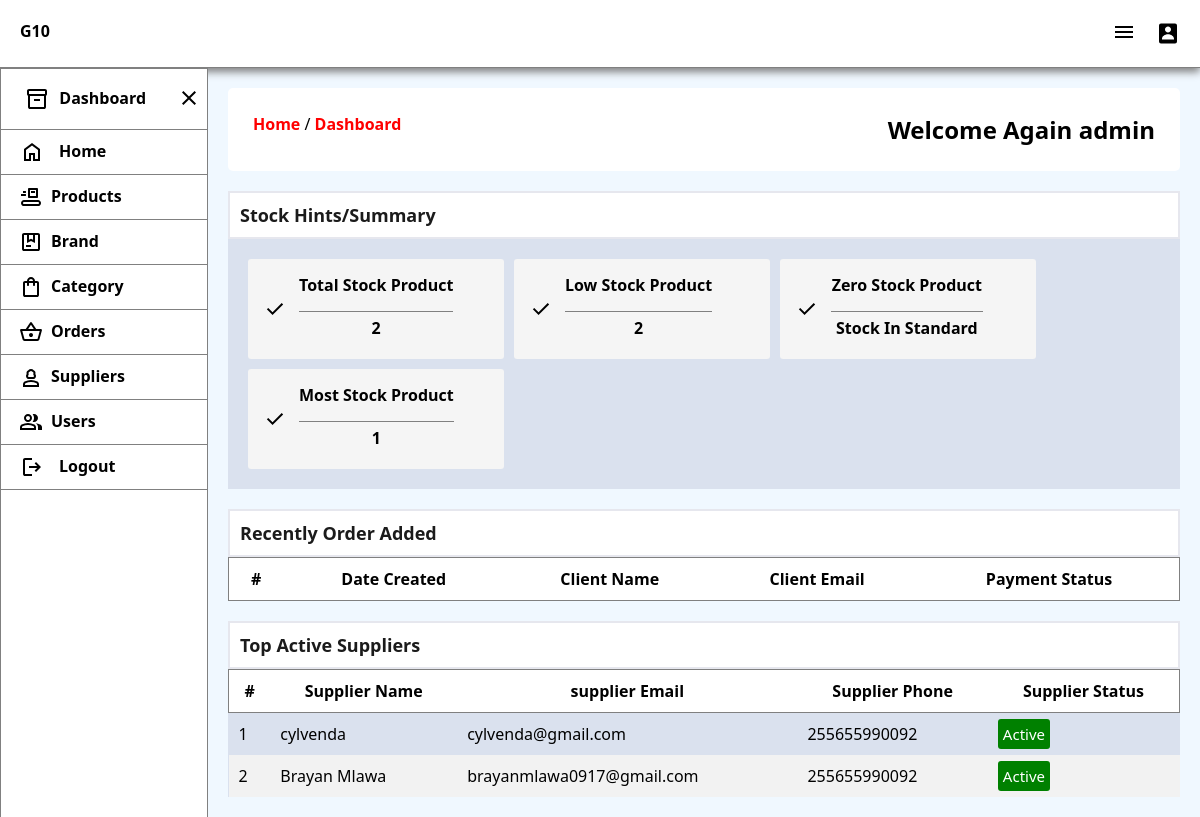
Page /Home/Dashboard (signed in) on the committed database.
### tables this page shows
CREATE TABLE IF NOT EXISTS `suppliers` (
  `supplier_id` int(11) NOT NULL AUTO_INCREMENT,
  `name` varchar(30) NOT NULL,
  `email` varchar(30) NOT NULL,
  `phone` varchar(20) NOT NULL,
  `status` int(11) NOT NULL DEFAULT 1,
  `note` text DEFAULT NULL,
  `date` timestamp NOT NULL DEFAULT current_timestamp(),
  PRIMARY KEY (`supplier_id`)
);

### Home/Dashboard.php (the view, shortened to what this page needs)
<!DOCTYPE html>
<html lang="en">
<?php require_once('../include/cssheader.php'); ?>
<body>
    <?php include '../include/header.php';
    require_once '../include/Nav.php'; ?>
    <main>
        <div class="url">
            <span>
                <a href="Dashboard">Home</a> / <a href="Dashboard">Dashboard</a>
            </span>
            <span>
                <h2>Welcome Again <?php echo $_SESSION['name'] ?></h2>
            </span>
        </div>
        <div class="main-container">
            <div class="boxes">
                <h3>Stock Hints/Summary</h3>
                <div class="boxes-box">
                    <div class="box ">
                        <img src="../img/icons/check.svg" alt="">
                        <div class="details">
                            <p><b>Total Stock Product</b></p>
                            <p class="count"><?php
                            $sql = mysqli_query($conn, "SELECT * FROM products");
                            $count = mysqli_num_rows($sql);
                            if ($count >= 1) {
                                echo $count;
                            } else {
                                echo 'No Product';
                            }
                            ?>
                            </p>
                        </div>
                    </div>
                    <div class="box tomato">
                        <img src="../img/icons/check.svg" alt="">
                        <div class="details">
                            <p><b>Low Stock Product</b></p>
                            <p class="count"><?php
                            $sql = mysqli_query($conn, "SELECT * FROM products WHERE quantity < 10 ");
                            $count = mysqli_num_rows($sql);
                            if ($count >= 1) {
                                echo $count;
                            } else {
                                echo 'Stock In Standard';
                            }
                            ?>
                        </div>
                    </div>
                    <div class="box red">
                        <img src="../img/icons/check.svg" alt="">
                        <div class="details">
                            <p><b>Zero Stock Product</b></p>
                            <p class="count"><?php
                            $sql = mysqli_query($conn, "SELECT * FROM products WHERE quantity < 0 ");
                            $count = mysqli_num_rows($sql);
                            if ($count >= 1) {
                                echo $count;
                            } else {
                                echo 'Stock In Standard';
                            }
                            ?>
                        </div>
                    </div>
                    <div class="box green">
                        <img src="../img/icons/check.svg" alt="">
                        <div class="details">
                            <p><b>Most Stock Product</b></p>
                            <p class="count"><?php
                            $sql = mysqli_query($conn, "SELECT MAX(quantity) FROM products ");
                            $count = mysqli_num_rows($sql);
                            echo $count;
                            ?>
                        </div>
                    </div>
                </div>
            </div>
            <div class="boxes">
                <h3>Recently Order Added</h3>
                <div class="table-container">
                    <table>
                        <thead>
                            <tr>
                                <th>#</th>
                                <th>Date Created</th>
                                <th>Client Name</th>
                                <th>Client Email</th>
                                <th>Payment Status</th>
                            </tr>
                        </thead>
                    </table>
                </div>
            </div>
            <div class="boxes">
                <h3> Top Active Suppliers </h3>
                <div class="table-container">
                    <table>
                        <thead>
                            <tr>
                                <th>#</th>
                                <th>Supplier Name</th>
                                <th>supplier Email</th>
                                <th>Supplier Phone</th>
                                <th>Supplier Status</th>
                            </tr>
                        </thead>
                        <?php
                        $sql = mysqli_query($conn, "SELECT * FROM suppliers ORDER BY RAND() LIMIT 5 ");
                        while ($row = mysqli_fetch_assoc($sql)) {
                            if ($row['status'] == 1) {
                                $status = '<span class="active">Active</span>';
                            } else {
                                $status = '<span class="inactive">Not Active</span>';
                            }
                            echo '
                            <tr>
                                <td>' . $count++ . '</td>
                                <td>' . $row['name'] . '</td>
                                <td>' . $row['email'] . '</td>
                                <td>' . $row['phone'] . '</td>
                                <td>' . $status . '</td>
                            </tr>';
                        }
                        ?>
                    </table>
                </div>
            </div>
        </div>
    </main>
    <?php include '../include/Footer.php'; ?>

### include/cssheader.php (shortened to what this page needs)
<head>
    <link rel="stylesheet" href="../style/style.css">
    <link rel="stylesheet" href="../style/media.css">
</head>

### include/header.php (shortened to what this page needs)
<header>
    <div class="brand">
        G10
    </div>
    <div class="menu">
        <button class="large-media-width" onclick="menuShow()"><img src="../img/icons/menu_b.svg" alt="Menu"></button>
        <img onclick="MenuAddShow()" id="menu-btn" src="../img/icons/user.svg" alt="Menu">
    </div>
</header>

### include/Nav.php (shortened to what this page needs)
<nav id="nav-bar">
    <div class="dash">
        <div class="a">
            <img src="../img/icons/inventory.svg" alt=""> <span>Dashboard</span>
        </div>
        <button class="large-media-width" onclick="menuClose()"><img src="../img/icons/close.svg" alt="Menu"></button>
    </div>
    <div class="nav-links">
        <ul>
            <li>
                <a href="Dashboard">
                    <div class="link-container">
                        <img src="../img/icons/home..svg" alt=""><span>Home</span>
                    </div>
                </a>
            </li>
            <li>
                <a href="Products"> <img src="../img/icons/product.svg" alt=""><span>Products</span></a>
            </li>
            <li>
                <a href="Brand"> <img src="../img/icons/package.svg" alt=""><span>Brand</span></a>
            </li>
            <li>
                <a href="Category"> <img src="../img/icons/shopping_bag.svg" alt=""><span>Category</span> </a>
            </li>
            <li>
                <a href="Orders"> <img img src="../img/icons/orders_b.svg" alt=""><span>Orders</span> </a>
            </li>
            <li>
                <a href="Suppliers"> <img img src="../img/icons/person_bl.svg" alt=""><span>Suppliers</span> </a>
            </li>
            <li>
                <a href="Users"> <img img src="../img/icons/group_manage.svg" alt=""><span>Users</span> </a>
            </li>
            <li>
                <a href="../Config/logout?auth=<?php echo $_SESSION['user_id']; ?>">
                    <div class="link-container">
                        <img src="../img/icons/logout_b.svg"> <span>Logout</span>
                    </div>
                </a>
            </li>
        </ul>
    </div>
</nav>

### include/Footer.php (shortened to what this page needs)
</body>
</html>

### style/style.css (style rules this page uses)
* { padding: 0; margin: 0; box-sizing: border-box; }
body { font-family: 'Segoe UI', Tahoma, Geneva, Verdana, sans-serif; background-color: aqua; }
header { background-color: white; padding: 20px; display: flex; flex-direction: row; justify-content: space-between; box-shadow: 0 4px 8px 0 grey; border-bottom: 1px solid grey; position: sticky; top: 0; }
header .brand { font-weight: 700; cursor: pointer; }
header .menu img { cursor: pointer; }
nav { width: 13rem; height: 100%; background-color: white; position: fixed; border: 1px solid grey; display: flex; flex-direction: column; transition: 1s; user-select: none; }
nav .nav-links ul li button, nav .dash button { border: none; outline: none; color: black; background-color: inherit; cursor: pointer; font-weight: 600; transition: 1.5s; }
nav .nav-links ul li a, nav .nav-links ul li .link-container, nav .nav-links ul li a span { text-decoration: none; color: black; font-weight: 600; margin-left: 8px; transition: 1s; display: flex; flex-direction: row; flex-wrap: nowrap; justify-content: start; cursor: pointer; transition: 1.5s; }
nav .nav-links ul li a .link-container { margin-left: 1px; }
nav .nav-links ul li .link-container, nav .dash a { display: flex; flex-wrap: nowrap; gap: 7px; transition: 1.5s; }
main { padding: 20px; margin-left: 13rem; background-color: aliceblue; transition: 1.5s; display: flex; flex-direction: column; gap: 20px; }
.main-container { display: flex; flex-direction: column; flex-wrap: wrap; row-gap: 20px; border-radius: 10px; }
.main-container .boxes { display: flex; flex-direction: column; background-color: #6e749b2b; }
.main-container .boxes h3 { background-color: white; padding: 10px; color: rgb(27, 27, 27); font-weight: 600; border: 2px solid #6e749b2b; font-size: 18px; }
.main-container .boxes .boxes-box { padding: 20px; display: flex; flex-wrap: wrap; gap: 10px; border-radius: 5px; height: 100%; align-items: center; }
.main-container .boxes .box { background-color: whitesmoke; padding: 15px; border-radius: 3px; display: flex; flex-direction: row; height: 100%; gap: 12px; font-weight: 500; width: 16rem; cursor: pointer; }
table { border-collapse: collapse; width: 100%; }
thead { background-color: white; padding: 10px; border: 1px solid grey; }
thead th { padding: 10px; color: black; }
td { text-align: left; padding: 10px; }
tr:nth-child(even) { background-color: #f2f2f2; }
table td .active { background-color: green; color: white; padding: 5px; border-radius: 3px; font-size: 15px; }

### rows in the picture
suppliers: name "cylvenda", email "cylvenda@gmail.com", phone "255655990092", status "Active"
suppliers: name "Brayan Mlawa", email "brayanmlawa0917@gmail.com", phone "255655990092", status "Active"

### other values in the picture
$_SESSION['name'] "admin"
$count "2"
$count "1"
